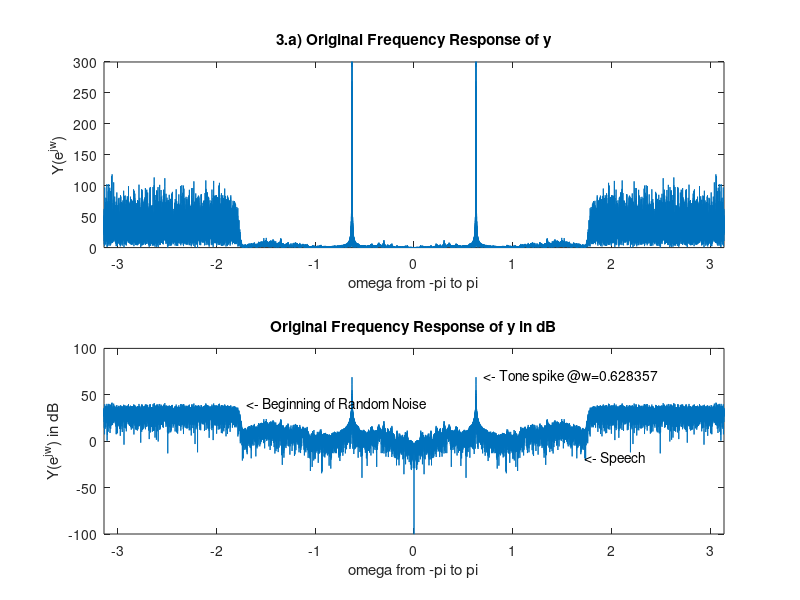
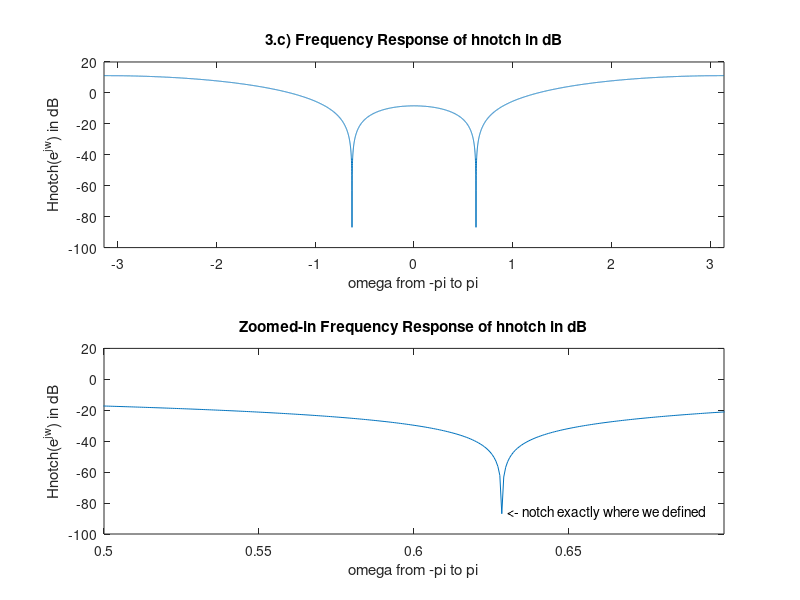
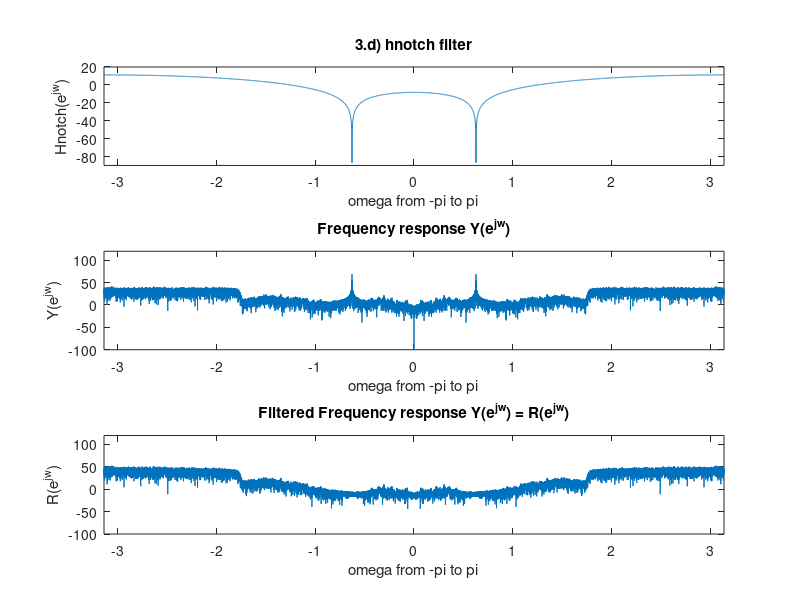
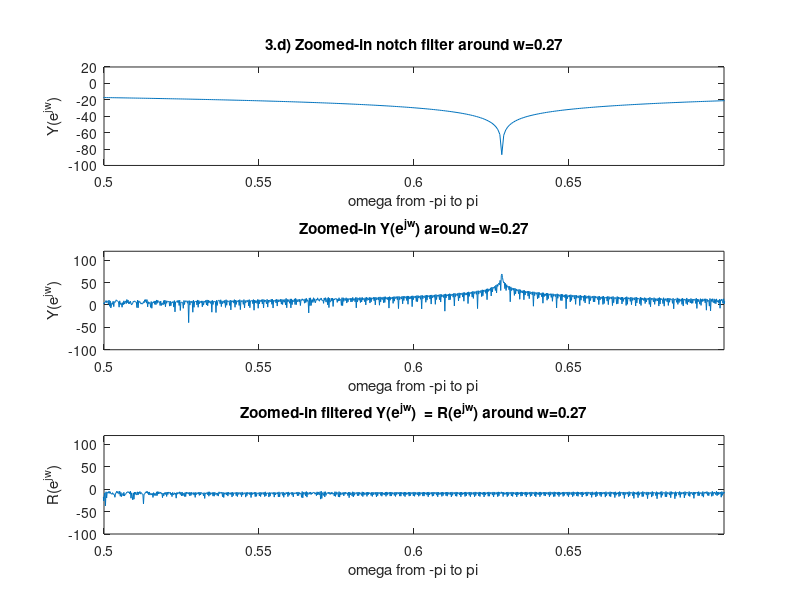

The MATLAB script that drew these images, in order:
%% [ARTEM DUDKO, NIKOLAS TAPANAINEN, BRANDON KEEFE] - [MATLAB Project 2] - [2021]
%% [PROBLEM #1]
clc;

%Tutorial problems:
a1tut = [1 -0.8];
b1tut = [2 0 -1];
Ntut = 40;
[H1, omega1] = freqz(b1tut,a1tut,Ntut);


a2tut = [1 -0.8];
b2tut = [2 0 -1];
Ntut = 40;
[H2, omega2] = freqz(b2tut,a2tut,Ntut, 'whole');

%% 3.a
%%student ID sum = 1
load group1.mat;


Nfft = 2^ceil(log2(length(y))); 
Y = fftshift(fft(y,Nfft));    %compute Y(e^jw)
omega5 = (0:(Nfft-1)).*(2*pi/Nfft)-pi;
Y_DB = 20 .* log10(abs(Y));  %compute dB

figure(1)

subplot(2,1,1)
plot(omega5,abs(Y));
xlim([-pi pi])
ylim([0 300])
title("3.a) Original Frequency Response of y")
xlabel("omega from -pi to pi")
ylabel("Y(e^j^w)")

subplot(2,1,2)
plot(omega5,Y_DB);
xlim([-pi pi])
title("Original Frequency Response of y in dB")
xlabel("omega from -pi to pi")
ylabel("Y(e^j^w) in dB")
ylim([-100 100])
text(0.7,70,"<- Tone spike @w=0.628357")
text(-1.7,40,"<- Beginning of Random Noise")
text(1.73,-18,"<- Speech")

%% 3.b on paper
%% 3.c

%impulse response, and its dB form. 
hnotch = [1,-2.*cos(0.628357),1];  %w plugged in from part a
[H_3a, omega3] = freqz(hnotch,1,10000,'whole');  
H_3a_DB = 20 .* log10(abs(H_3a));

H_3a_DB_pos = H_3a_DB(1:5000); %the graph of H(e^jw) is from 0 to 2pi,
H_3a_DB_neg = H_3a_DB(5001:10000);  %this makes it -pi to pi
H_3a_DB_shifted = [H_3a_DB_neg; H_3a_DB_pos];
shift = ones(10000,1).*-pi;
omega3shift = omega3 + shift;

%resulting w is very close to part a, w = 0.628319
figure(2)
subplot(2,1,1)
plot(omega3shift,H_3a_DB_shifted);
xlim([-pi pi])
title("3.c) Frequency Response of hnotch in dB")
xlabel("omega from -pi to pi")
ylabel("Hnotch(e^j^w) in dB")

subplot(2,1,2)
plot(omega3shift,H_3a_DB_shifted);
xlim([0.5 0.7])
title("Zoomed-in Frequency Response of hnotch in dB")
xlabel("omega from -pi to pi")
ylabel("Hnotch(e^j^w) in dB")
text(0.63,-86,"<- notch exactly where we defined")



%% 3.d
fft_hnotch = fft(hnotch,length(y));  %frequency transform of hnotch
fft_hnotch_DB = 20 .* log10(abs(fft_hnotch));

r = filter(hnotch,1,y);  %r is filtered y with no notches
R = fftshift(fft(r,Nfft));
R_DB = 20 .* log10(abs(R));


figure(3)   %filter response in dB
subplot(3,1,1)
plot(omega3shift,H_3a_DB_shifted);
xlim([-pi pi])
title("3.d) hnotch filter")
xlabel("omega from -pi to pi")
ylabel("Hnotch(e^j^w)")
ylim([-90 20])

subplot(3,1,2)   %Original frequency response in dB
plot(omega5,Y_DB);
xlim([-pi pi])
ylim([-100 120])
title("Frequency response Y(e^j^w)")
xlabel("omega from -pi to pi")
ylabel("Y(e^j^w)")

subplot(3,1,3)   %filtered y frequency in dB, the tone is gone
plot(omega5,R_DB);
xlim([-pi pi])
ylim([-100 120])
title("Filtered Frequency response Y(e^j^w) = R(e^j^w)")
xlabel("omega from -pi to pi")
ylabel("R(e^j^w)")

figure(4)   %figure 4 is a zoomed in version of figure 3

subplot(3,1,1)
plot(omega3shift,H_3a_DB_shifted);
xlim([0.5 0.7])
title("3.d) Zoomed-in notch filter around w=0.27")
xlabel("omega from -pi to pi")
ylabel("Y(e^j^w)")

subplot(3,1,2)
plot(omega5,Y_DB);
xlim([-pi pi])
xlim([0.5 0.7])
ylim([-100 120])
title("Zoomed-in Y(e^j^w) around w=0.27")
xlabel("omega from -pi to pi")
ylabel("Y(e^j^w)")

subplot(3,1,3)
plot(omega5,R_DB);
xlim([0.5 0.7])
ylim([-100 120])
title("Zoomed-in filtered Y(e^j^w)  = R(e^j^w) around w=0.27")
xlabel("omega from -pi to pi")
ylabel("R(e^j^w)")



%% 3.e
alpha = 1.7./pi;  %cutoff of 1.7
hlpf = fir1(101,alpha);

[lowpass,omega6] = freqz(hlpf,1,512);  %frequency response of the lowpass filter

v = filter(hlpf,1,y);    %filtering the original signal y with hlpf to get v
V = fftshift(fft(v,Nfft));  %Freq response of filtered signal v
V_DB = 20 .* log10(abs(V));


figure(5)

subplot(311)
plot(omega6,abs(lowpass));
xlim([-pi pi])
title("3.e) hlpf 101-point Frequency Response, cutoff = 1.7")
xlabel("omega from -pi to pi")
ylabel("hlpf(e^j^w)")
ylim([-0.1 1.1])

subplot(312)
plot(omega5,Y_DB);
xlim([-pi pi])
ylim([-100 120])
title("Original Frequency Response of y")
xlabel("omega from -pi to pi")
ylabel("Y(e^j^w)")

subplot(313)
plot(omega5,V_DB);
xlim([-pi pi])
ylim([-100 120])
title("V(e^j^w), showing that the hlpf removes noise")
xlabel("omega from -pi to pi")
ylabel("V(e^j^w)")



%% 3.f
s = filter(hlpf,1,r);   %s is defined as the filter of r using the lowpass
S = fftshift(fft(s,Nfft));
S_DB = 20 .* log10(abs(S));

%speech can be heard from end of script, but both the tone and noise are
%gone from s

figure(6)

plot(omega5,S_DB);    %S(ejw) shows that both the tone and noise are removed from s[n]
xlim([-pi pi])
ylim([-100 120])
title("3.f) S(e^j^w) Frequency Response")
xlabel("omega from -pi to pi")
ylabel("S(e^j^w) in dB")



%% 3.g
h_combo = conv(hlpf,hnotch);  %h_combo defined as hlpf convolved with hnotch
[H_combo,omega7] = freqz(h_combo,1,512);  


figure(7)    %this frequncy response looks like a multiplication of the original two signals in freq

subplot(311)
plot(omega3shift,H_3a_DB_shifted);
xlim([0 pi])
title("3.g) hnotch Frequency Response")
xlabel("omega from 0 to pi")
ylabel("hnotch in dB")
ylim([-90 18])

subplot(312)
plot(omega6,abs(lowpass));
xlim([0 pi])
ylim([-0.1 1.1])
title("hlpf Frequency Response")
xlabel("omega from 0 to pi")
ylabel("hlpf in dB")

subplot(313)
plot(omega7,abs(H_combo));
xlim([0 pi])
title("hcombo Frequency Response")
xlabel("omega from 0 to pi")
ylabel("Hcombo in dB")


s2 = filter(h_combo,1,y);  %S2 looks the same as S, so their time version are the same too: s = s2
S2 = fftshift(fft(s2,Nfft));
S2_DB = 20 .* log10(abs(S2));


figure(8)  %S vs S2 methods

subplot(211)
plot(omega5,S_DB);
xlim([-pi pi])
ylim([-100 120])
title("3.g) S Frequency Response")
xlabel("omega from -pi to pi")
ylabel("S(e^j^w) in dB")

subplot(212)
plot(omega5,S2_DB,'g');
title("S2 Frequency Response, matches S from last part")
xlabel("omega from -pi to pi")
ylabel("2S(e^j^w) in dB")
xlim([-pi pi])
ylim([-100 120])


%%uncomment to listen
%soundsc(y,10000)  %original signal
%soundsc(v,10000)  %v is random noise free 
%soundsc(r,10000)  %r is tone free
%soundsc(s,10000)  %s is tone and random oise free
%soundsc(s2,10000) %s2 is the same as s, but attained using hcombo










